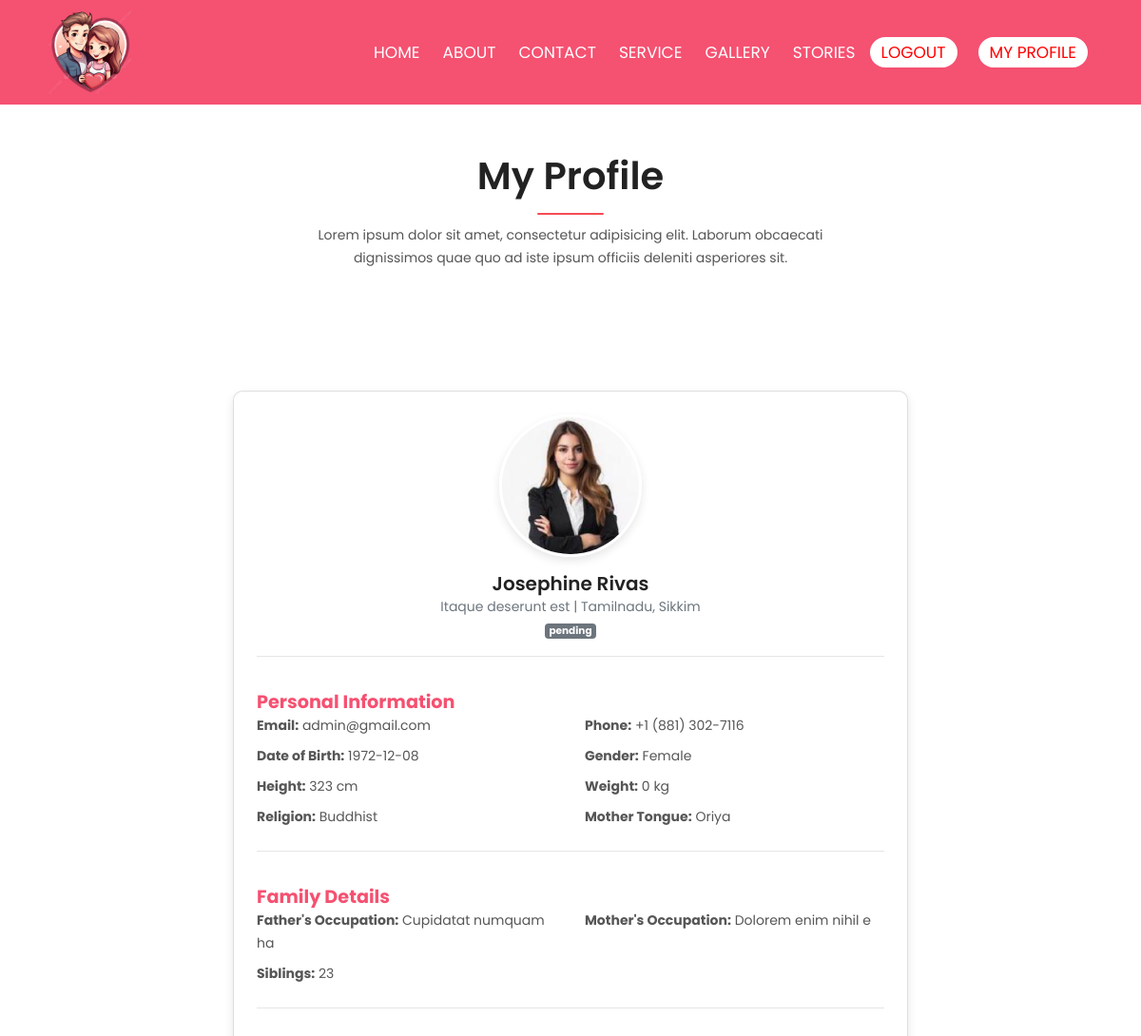
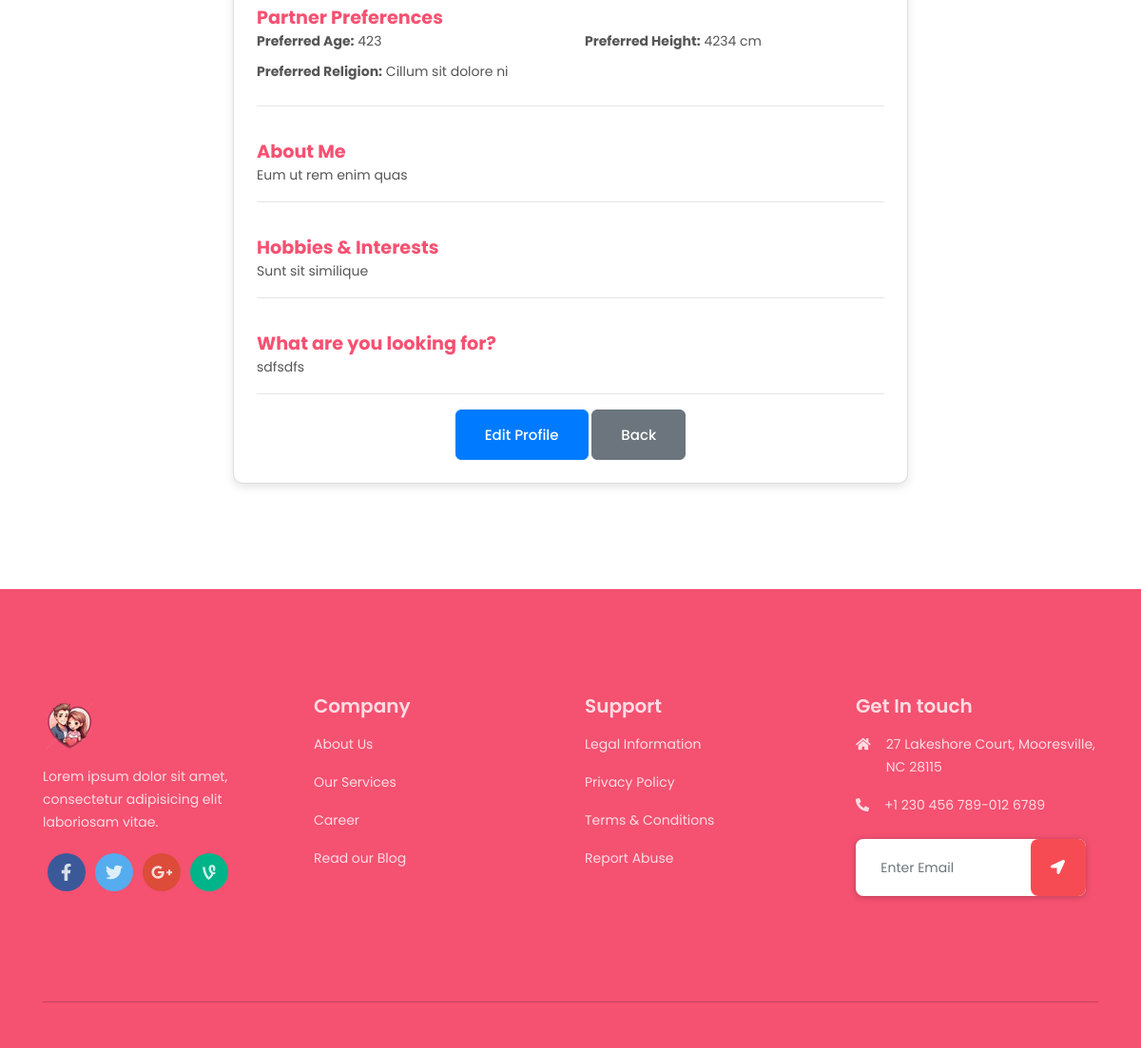
The page /my_profile.php (signed in) on the database its author committed (2 pictures, top to bottom).
### tables this page shows
CREATE TABLE `users` (
  `id` int(11) NOT NULL,
  `role_id` int(11) NOT NULL DEFAULT 2,
  `full_name` varchar(255) DEFAULT NULL,
  `profile_img` varchar(255) NOT NULL DEFAULT 'assets/img/avatar/avatar-1.png',
  `password` varchar(255) DEFAULT NULL,
  `dob` date DEFAULT NULL,
  `gender` varchar(10) DEFAULT NULL,
  `email` varchar(255) DEFAULT NULL,
  `phone_no` varchar(20) DEFAULT NULL,
  `height` float DEFAULT NULL,
  `weight` float DEFAULT NULL,
  `cast` varchar(255) DEFAULT NULL,
  `place_of_birth` varchar(255) DEFAULT NULL,
  `state` varchar(255) DEFAULT NULL,
  `city` varchar(255) DEFAULT NULL,
  `religion` varchar(255) DEFAULT NULL,
  `mother_tongue` varchar(255) DEFAULT NULL,
  `education` varchar(255) DEFAULT NULL,
  `occupation` varchar(255) DEFAULT NULL,
  `income` decimal(10,2) DEFAULT NULL,
  `father_occupation` varchar(255) DEFAULT NULL,
  `mother_occupation` varchar(255) DEFAULT NULL,
  `siblings` int(11) DEFAULT NULL,
  `partner_age` int(11) DEFAULT NULL,
  `partner_height` float DEFAULT NULL,
  `partner_religion` varchar(255) DEFAULT NULL,
  `personality_traits` text DEFAULT NULL,
  `hobbies` text DEFAULT NULL,
  `about_me` text DEFAULT NULL,
  `what_are_you_looking_for` text DEFAULT NULL,
  `status` varchar(50) DEFAULT NULL,
  `created_at` timestamp NOT NULL DEFAULT current_timestamp(),
  `updated_at` timestamp NOT NULL DEFAULT current_timestamp() ON UPDATE current_timestamp()
);

### db.php (called while the page is built, shortened)
<?php
$base_url = "http://" . $_SERVER['HTTP_HOST'] . dirname($_SERVER['SCRIPT_NAME']);
?>

### check_login.php (called while the page is built, shortened)
<?php
$user_id = $_SESSION['user_data']['id'];
?>

### my_profile.php (the view, shortened to what this page needs)
<?php include 'header.php'; ?>
<?php include 'check_login.php'; ?>
<?php
    $sql = "SELECT * FROM users WHERE id = $user_id";
    $result = mysqli_query($conn, $sql);
    if ($result && mysqli_num_rows($result) > 0) {
        $user = mysqli_fetch_assoc($result);
    } else {
        echo "No user found.";
    }
?>
<section id="contact" class="contact-area ptb_100 mt-5">
    <div class="container">
        <div class="row justify-content-center">
            <div class="col-12 col-md-10 col-lg-6">
                <div class="section-heading text-center">
                    <h2 class="text-capitalize">My Profile</h2>
                    <p class="d-none d-sm-block mt-4">Lorem ipsum dolor sit amet, consectetur adipisicing elit. Laborum
                        obcaecati dignissimos quae quo ad iste ipsum officiis deleniti asperiores sit.</p>
                </div>
            </div>
        </div>
<div class="container mt-5">
    <div class="row justify-content-center">
        <div class="col-lg-8">
            <div class="card p-4">
                <div class="text-center">
<img src="<?= htmlspecialchars($base_url . '/' . $user['profile_img']) ?>"
     alt="Profile Picture"
     class="profile-img"
     onerror="this.onerror=null; this.src='<?= $base_url ?>/assets/img/avatar/avatar-1.png';">
                    <h3 class="mt-3"><?= htmlspecialchars($user['full_name']) ?></h3>
                    <p class="text-muted"><?= htmlspecialchars($user['occupation']) ?> | <?= htmlspecialchars($user['city']) ?>, <?= htmlspecialchars($user['state']) ?></p>
                <?php if ($user['status'] == 'active'): ?>
                    <span class="badge badge-success">Active</span>
                <?php else: ?>
                    <span class="badge badge-secondary"><?php echo $user['status']; ?></span>
                <?php endif; ?>
                </div>
                <hr>
                <div class="section-title">Personal Information</div>
                <div class="row">
                    <div class="col-md-6 info-item"><strong>Email:</strong> <?= htmlspecialchars($user['email']) ?></div>
                    <div class="col-md-6 info-item"><strong>Phone:</strong> <?= htmlspecialchars($user['phone_no']) ?></div>
                    <div class="col-md-6 info-item"><strong>Date of Birth:</strong> <?= htmlspecialchars($user['dob']) ?></div>
                    <div class="col-md-6 info-item"><strong>Gender:</strong> <?= htmlspecialchars($user['gender']) ?></div>
                    <div class="col-md-6 info-item"><strong>Height:</strong> <?= htmlspecialchars($user['height']) ?> cm</div>
                    <div class="col-md-6 info-item"><strong>Weight:</strong> <?= htmlspecialchars($user['weight']) ?> kg</div>
                    <div class="col-md-6 info-item"><strong>Religion:</strong> <?= htmlspecialchars($user['religion']) ?></div>
                    <div class="col-md-6 info-item"><strong>Mother Tongue:</strong> <?= htmlspecialchars($user['mother_tongue']) ?></div>
                </div>
                <hr>
                <div class="section-title">Family Details</div>
                <div class="row">
                    <div class="col-md-6 info-item"><strong>Father's Occupation:</strong> <?= htmlspecialchars($user['father_occupation']) ?></div>
                    <div class="col-md-6 info-item"><strong>Mother's Occupation:</strong> <?= htmlspecialchars($user['mother_occupation']) ?></div>
                    <div class="col-md-6 info-item"><strong>Siblings:</strong> <?= htmlspecialchars($user['siblings']) ?></div>
                </div>
                <hr>
                <div class="section-title">Partner Preferences</div>
                <div class="row">
                    <div class="col-md-6 info-item"><strong>Preferred Age:</strong> <?= htmlspecialchars($user['partner_age']) ?></div>
                    <div class="col-md-6 info-item"><strong>Preferred Height:</strong> <?= htmlspecialchars($user['partner_height']) ?> cm</div>
                    <div class="col-md-6 info-item"><strong>Preferred Religion:</strong> <?= htmlspecialchars($user['partner_religion']) ?></div>
                </div>
                <hr>
                <div class="section-title">About Me</div>
                <p><?= nl2br(htmlspecialchars($user['about_me'])) ?></p>
                <hr>
                <div class="section-title">Hobbies & Interests</div>
                <p><?= nl2br(htmlspecialchars($user['hobbies'])) ?></p>
                <hr>
                <div class="section-title">What are you looking for?</div>
                <p><?= nl2br(htmlspecialchars($user['what_are_you_looking_for'])) ?></p>
                <hr>
                <div class="text-center">
                    <a href="update_profile.php" class="btn btn-primary">Edit Profile</a>
                    <a href="index.php" class="btn btn-secondary">Back</a>
                </div>
            </div>
        </div>
    </div>
</div>
    </div>
</section>
<?php include 'footer.php'; ?>

### rows shown on the page
users: profile_img (picture), full_name "Josephine Rivas", occupation "Itaque deserunt est", city "Tamilnadu", state "Sikkim", status "pending", email "admin@gmail.com", phone_no "+1 (881) 302-7116", dob "1972-12-08", gender "Female", height "323", weight "0", religion "Buddhist", mother_tongue "Oriya", father_occupation "Cupidatat numquam ha", mother_occupation "Dolorem enim nihil e", siblings "23", partner_age "423", partner_height "4234", partner_religion "Cillum sit dolore ni", about_me "Eum ut rem enim quas", hobbies "Sunt sit similique", what_are_you_looking_for "sdfsdfs"
